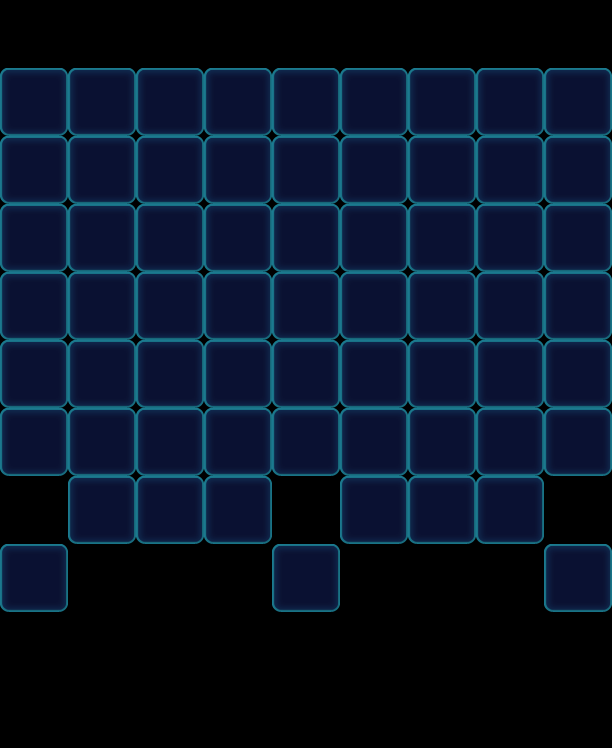

This game map was drawn from its Tiled (.tmx) file and the tilesets committed beside it. A one-line description and the trimmed map source follow:
An orthogonal 9x11 tile map with 68x68 px tiles, 1 tile layer (Valid), 2 tilesets and 74 objects (42x Floor, 12x Factory_Normal, 10x Ice, 4x Stone, 3x Bomb, ...).

<map version="1.0" orientation="orthogonal" width="9" height="11" tilewidth="68" tileheight="68">
 <tileset firstgid="1" name="game_grid1" tilewidth="68" tileheight="68">
  <image source="game_grid1.png" width="68" height="68" />
 </tileset>
 <tileset firstgid="2" name="map" tilewidth="68" tileheight="68">
  <image source="map.png" width="1024" height="1024" />
 </tileset>
 <layer name="Valid" width="9" height="11">
  <data>[99 cells, 63 non-empty, 1 distinct tile ids]</data>
 </layer>
 <objectgroup name="BottomObj" width="9" height="11">
  <object name="Jelly" type="Floor" gid="33" x="0" y="136">
   <properties>
    <property name="Layers" value="2" />
   </properties>
  </object>
  <object name="Jelly" type="Floor" gid="33" x="544" y="136">
   <properties>
    <property name="Layers" value="2" />
   </properties>
  </object>
  <object name="Jelly" type="Floor" gid="33" x="0" y="340">
   <properties>
    <property name="Layers" value="2" />
   </properties>
  </object>
  <object name="Jelly" type="Floor" gid="33" x="68" y="340">
   <properties>
    <property name="Layers" value="2" />
   </properties>
  </object>
  <object name="Jelly" type="Floor" gid="33" x="136" y="340">
   <properties>
    <property name="Layers" value="2" />
   </properties>
  </object>
  <object name="Jelly" type="Floor" gid="33" x="272" y="340">
   <properties>
    <property name="Layers" value="2" />
   </properties>
  </object>
  <object name="Jelly" type="Floor" gid="33" x="408" y="340">
   <properties>
    <property name="Layers" value="2" />
   </properties>
  </object>
  <object name="Jelly" type="Floor" gid="33" x="544" y="340">
   <properties>
    <property name="Layers" value="2" />
   </properties>
  </object>
  <object name="Jelly" type="Floor" gid="33" x="476" y="340">
   <properties>
    <property name="Layers" value="2" />
   </properties>
  </object>
  <object name="Jelly" type="Floor" gid="33" x="544" y="408">
   <properties>
    <property name="Layers" value="2" />
   </properties>
  </object>
  <object name="Jelly" type="Floor" gid="33" x="272" y="408">
   <properties>
    <property name="Layers" value="2" />
   </properties>
  </object>
  <object name="Jelly" type="Floor" gid="33" x="476" y="408">
   <properties>
    <property name="Layers" value="2" />
   </properties>
  </object>
  <object name="Jelly" type="Floor" gid="33" x="204" y="408">
   <properties>
    <property name="Layers" value="2" />
   </properties>
  </object>
  <object name="Jelly" type="Floor" gid="33" x="136" y="408">
   <properties>
    <property name="Layers" value="2" />
   </properties>
  </object>
  <object name="Jelly" type="Floor" gid="33" x="340" y="408">
   <properties>
    <property name="Layers" value="2" />
   </properties>
  </object>
  <object name="Jelly" type="Floor" gid="33" x="408" y="408">
   <properties>
    <property name="Layers" value="2" />
   </properties>
  </object>
  <object name="Jelly" type="Floor" gid="33" x="68" y="408">
   <properties>
    <property name="Layers" value="2" />
   </properties>
  </object>
  <object name="Jelly" type="Floor" gid="33" x="0" y="408">
   <properties>
    <property name="Layers" value="2" />
   </properties>
  </object>
  <object name="Jelly" type="Floor" gid="33" x="544" y="476">
   <properties>
    <property name="Layers" value="2" />
   </properties>
  </object>
  <object name="Jelly" type="Floor" gid="33" x="272" y="476">
   <properties>
    <property name="Layers" value="2" />
   </properties>
  </object>
  <object name="Jelly" type="Floor" gid="33" x="476" y="476">
   <properties>
    <property name="Layers" value="2" />
   </properties>
  </object>
  <object name="Jelly" type="Floor" gid="33" x="204" y="476">
   <properties>
    <property name="Layers" value="2" />
   </properties>
  </object>
  <object name="Jelly" type="Floor" gid="33" x="136" y="476">
   <properties>
    <property name="Layers" value="2" />
   </properties>
  </object>
  <object name="Jelly" type="Floor" gid="33" x="340" y="476">
   <properties>
    <property name="Layers" value="2" />
   </properties>
  </object>
  <object name="Jelly" type="Floor" gid="33" x="408" y="476">
   <properties>
    <property name="Layers" value="2" />
   </properties>
  </object>
  <object name="Jelly" type="Floor" gid="33" x="68" y="476">
   <properties>
    <property name="Layers" value="2" />
   </properties>
  </object>
  <object name="Jelly" type="Floor" gid="33" x="0" y="476">
   <properties>
    <property name="Layers" value="2" />
   </properties>
  </object>
  <object name="Jelly" type="Floor" gid="33" x="408" y="544">
   <properties>
    <property name="Layers" value="2" />
   </properties>
  </object>
  <object name="Jelly" type="Floor" gid="33" x="340" y="544">
   <properties>
    <property name="Layers" value="2" />
   </properties>
  </object>
  <object name="Jelly" type="Floor" gid="33" x="476" y="544">
   <properties>
    <property name="Layers" value="2" />
   </properties>
  </object>
  <object name="Jelly" type="Floor" gid="33" x="136" y="544">
   <properties>
    <property name="Layers" value="2" />
   </properties>
  </object>
  <object name="Jelly" type="Floor" gid="33" x="68" y="544">
   <properties>
    <property name="Layers" value="2" />
   </properties>
  </object>
  <object name="Jelly" type="Floor" gid="33" x="204" y="544">
   <properties>
    <property name="Layers" value="2" />
   </properties>
  </object>
  <object name="Jelly" type="Floor" gid="33" x="272" y="612">
   <properties>
    <property name="Layers" value="2" />
   </properties>
  </object>
  <object name="Jelly" type="Floor" gid="33" x="544" y="272">
   <properties>
    <property name="Layers" value="2" />
   </properties>
  </object>
  <object name="Jelly" type="Floor" gid="33" x="476" y="272">
   <properties>
    <property name="Layers" value="2" />
   </properties>
  </object>
  <object name="Jelly" type="Floor" gid="33" x="408" y="272">
   <properties>
    <property name="Layers" value="2" />
   </properties>
  </object>
  <object name="Jelly" type="Floor" gid="33" x="136" y="272">
   <properties>
    <property name="Layers" value="2" />
   </properties>
  </object>
  <object name="Jelly" type="Floor" gid="33" x="68" y="272">
   <properties>
    <property name="Layers" value="2" />
   </properties>
  </object>
  <object name="Jelly" type="Floor" gid="33" x="0" y="272">
   <properties>
    <property name="Layers" value="2" />
   </properties>
  </object>
  <object name="Jelly" type="Floor" gid="32" x="0" y="612">
   <properties>
    <property name="Layers" value="1" />
   </properties>
  </object>
  <object name="Jelly" type="Floor" gid="32" x="544" y="612">
   <properties>
    <property name="Layers" value="1" />
   </properties>
  </object>
 </objectgroup>
 <objectgroup name="MiddleObj" width="9" height="11">
  <object name="Bomb" type="Bomb" gid="18" x="0" y="136">
   <properties>
    <property name="BombTime" value="9" />
    <property name="Color" value="Pink" />
   </properties>
  </object>
  <object name="Bomb" type="Bomb" gid="18" x="544" y="136">
   <properties>
    <property name="BombTime" value="9" />
    <property name="Color" value="Pink" />
   </properties>
  </object>
  <object name="Bomb" type="Bomb" gid="18" x="272" y="272">
   <properties>
    <property name="BombTime" value="9" />
    <property name="Color" value="Pink" />
   </properties>
  </object>
  <object name="Monster" type="Monster" gid="18" x="0" y="612">
   <properties>
    <property name="Color" value="Pink" />
   </properties>
  </object>
  <object name="Monster" type="Monster" gid="18" x="272" y="612">
   <properties>
    <property name="Color" value="Pink" />
   </properties>
  </object>
  </objectgroup>
 <objectgroup color="#000000" name="TopObj" width="9" height="11">
  <!-- 26 objects omitted --></objectgroup>
 <objectgroup color="#00ff00" name="CeilObj" width="9" height="11" />
</map>
<!-- 27 of 74 objects omitted -->
